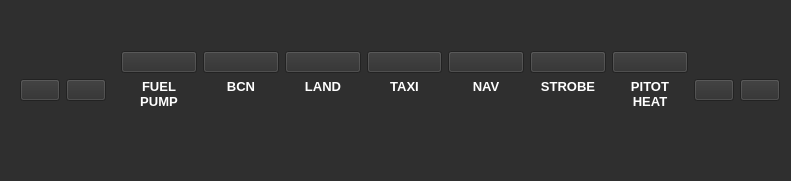
       <widget class="QWidget" name="toggleBoxWidget" native="true">
        <property name="geometry">
         <rect>
          <x>30</x>
          <y>300</y>
          <width>791</width>
          <height>181</height>
         </rect>
        </property>
        <property name="styleSheet">
         <string notr="true">background-color: rgb(47, 47, 47);</string>
        </property>
        <layout class="QHBoxLayout" name="horizontalLayout_6">
         <item>
          <widget class="QWidget" name="horizontalWidget_3" native="true">
           <property name="sizePolicy">
            <sizepolicy hsizetype="Preferred" vsizetype="Preferred">
             <horstretch>0</horstretch>
             <verstretch>0</verstretch>
            </sizepolicy>
           </property>
           <layout class="QHBoxLayout" name="horizontalLayout_9">
            <item>
             <widget class="QPushButton" name="pushButton_4">
              <property name="text">
               <string/>
              </property>
              <property name="icon">
               <iconset resource="Resources.qrc">
                <normaloff>:/images/batterySwitchOff.png</normaloff>
                <normalon>:/images/batterySwitch.png</normalon>:/images/batterySwitchOff.png</iconset>
              </property>
              <property name="iconSize">
               <size>
                <width>40</width>
                <height>100</height>
               </size>
              </property>
              <property name="checkable">
               <bool>true</bool>
              </property>
             </widget>
            </item>
            <item>
             <widget class="QPushButton" name="pushButton_2">
              <property name="text">
               <string/>
              </property>
              <property name="icon">
               <iconset resource="Resources.qrc">
                <normaloff>:/images/batterySwitchOff.png</normaloff>
                <normalon>:/images/batterySwitch.png</normalon>:/images/batterySwitchOff.png</iconset>
              </property>
              <property name="iconSize">
               <size>
                <width>40</width>
                <height>100</height>
               </size>
              </property>
              <property name="checkable">
               <bool>true</bool>
              </property>
             </widget>
            </item>
           </layout>
          </widget>
         </item>
         <item>
          <layout class="QVBoxLayout" name="verticalLayout_12">
           <property name="topMargin">
            <number>40</number>
           </property>
           <item>
            <widget class="QPushButton" name="btnFuelPump">
             <property name="text">
              <string/>
             </property>
             <property name="icon">
              <iconset resource="Resources.qrc">
               <normaloff>:/images/toggleDown.png</normaloff>
               <normalon>:/images/toggleUp.png</normalon>:/images/toggleDown.png</iconset>
             </property>
             <property name="iconSize">
              <size>
               <width>60</width>
               <height>60</height>
              </size>
             </property>
             <property name="checkable">
              <bool>true</bool>
             </property>
            </widget>
           </item>
           <item>
            <widget class="QLabel" name="label_14">
             <property name="sizePolicy">
              <sizepolicy hsizetype="Preferred" vsizetype="Preferred">
               <horstretch>7</horstretch>
               <verstretch>7</verstretch>
              </sizepolicy>
             </property>
             <property name="font">
              <font>
               <pointsize>10</pointsize>
               <weight>75</weight>
               <bold>true</bold>
              </font>
             </property>
             <property name="styleSheet">
              <string notr="true">color:#fff;</string>
             </property>
             <property name="text">
              <string>FUEL
PUMP</string>
             </property>
             <property name="alignment">
              <set>Qt::AlignHCenter|Qt::AlignTop</set>
             </property>
            </widget>
           </item>
          </layout>
         </item>
         <item>
          <layout class="QVBoxLayout" name="verticalLayout_11">
           <property name="topMargin">
            <number>40</number>
           </property>
           <item>
            <widget class="QPushButton" name="btnBcn">
             <property name="text">
              <string/>
             </property>
             <property name="icon">
              <iconset resource="Resources.qrc">
               <normaloff>:/images/toggleDown.png</normaloff>
               <normalon>:/images/toggleUp.png</normalon>:/images/toggleDown.png</iconset>
             </property>
             <property name="iconSize">
              <size>
               <width>60</width>
               <height>60</height>
              </size>
             </property>
             <property name="checkable">
              <bool>true</bool>
             </property>
            </widget>
           </item>
           <item>
            <widget class="QLabel" name="label_15">
             <property name="sizePolicy">
              <sizepolicy hsizetype="Preferred" vsizetype="Preferred">
               <horstretch>7</horstretch>
               <verstretch>7</verstretch>
              </sizepolicy>
             </property>
             <property name="font">
              <font>
               <pointsize>10</pointsize>
               <weight>75</weight>
               <bold>true</bold>
              </font>
             </property>
             <property name="styleSheet">
              <string notr="true">color:#fff;</string>
             </property>
             <property name="text">
              <string>BCN</string>
             </property>
             <property name="alignment">
              <set>Qt::AlignHCenter|Qt::AlignTop</set>
             </property>
            </widget>
           </item>
          </layout>
         </item>
         <item>
          <layout class="QVBoxLayout" name="verticalLayout_10">
           <property name="topMargin">
            <number>40</number>
           </property>
           <item>
            <widget class="QPushButton" name="btnLand">
             <property name="text">
              <string/>
             </property>
             <property name="icon">
              <iconset resource="Resources.qrc">
               <normaloff>:/images/toggleDown.png</normaloff>
               <normalon>:/images/toggleUp.png</normalon>:/images/toggleDown.png</iconset>
             </property>
             <property name="iconSize">
              <size>
               <width>60</width>
               <height>60</height>
              </size>
             </property>
             <property name="checkable">
              <bool>true</bool>
             </property>
            </widget>
           </item>
           <item>
            <widget class="QLabel" name="label_16">
             <property name="sizePolicy">
              <sizepolicy hsizetype="Preferred" vsizetype="Preferred">
               <horstretch>7</horstretch>
               <verstretch>7</verstretch>
              </sizepolicy>
             </property>
             <property name="font">
              <font>
               <pointsize>10</pointsize>
               <weight>75</weight>
               <bold>true</bold>
              </font>
             </property>
             <property name="styleSheet">
              <string notr="true">color:#fff;</string>
             </property>
             <property name="text">
              <string>LAND</string>
             </property>
             <property name="alignment">
              <set>Qt::AlignHCenter|Qt::AlignTop</set>
             </property>
            </widget>
           </item>
          </layout>
         </item>
         <item>
          <layout class="QVBoxLayout" name="verticalLayout_9">
           <property name="topMargin">
            <number>40</number>
           </property>
           <item>
            <widget class="QPushButton" name="btnTaxi">
             <property name="text">
              <string/>
             </property>
             <property name="icon">
              <iconset resource="Resources.qrc">
               <normaloff>:/images/toggleDown.png</normaloff>
               <normalon>:/images/toggleUp.png</normalon>:/images/toggleDown.png</iconset>
             </property>
             <property name="iconSize">
              <size>
               <width>60</width>
               <height>60</height>
              </size>
             </property>
             <property name="checkable">
              <bool>true</bool>
             </property>
            </widget>
           </item>
           <item>
            <widget class="QLabel" name="label_17">
             <property name="sizePolicy">
              <sizepolicy hsizetype="Preferred" vsizetype="Preferred">
               <horstretch>7</horstretch>
               <verstretch>7</verstretch>
              </sizepolicy>
             </property>
             <property name="font">
              <font>
               <pointsize>10</pointsize>
               <weight>75</weight>
               <bold>true</bold>
              </font>
             </property>
             <property name="styleSheet">
              <string notr="true">color:#fff;</string>
             </property>
             <property name="text">
              <string>TAXI</string>
             </property>
             <property name="alignment">
              <set>Qt::AlignHCenter|Qt::AlignTop</set>
             </property>
            </widget>
           </item>
          </layout>
         </item>
         <item>
          <layout class="QVBoxLayout" name="verticalLayout_8">
           <property name="topMargin">
            <number>40</number>
           </property>
           <item>
            <widget class="QPushButton" name="btnNav">
             <property name="text">
              <string/>
             </property>
             <property name="icon">
              <iconset resource="Resources.qrc">
               <normaloff>:/images/toggleDown.png</normaloff>
               <normalon>:/images/toggleUp.png</normalon>:/images/toggleDown.png</iconset>
             </property>
             <property name="iconSize">
              <size>
               <width>60</width>
               <height>60</height>
              </size>
             </property>
             <property name="checkable">
              <bool>true</bool>
             </property>
            </widget>
           </item>
           <item>
            <widget class="QLabel" name="label_18">
             <property name="sizePolicy">
              <sizepolicy hsizetype="Preferred" vsizetype="Preferred">
               <horstretch>7</horstretch>
               <verstretch>7</verstretch>
              </sizepolicy>
             </property>
             <property name="font">
              <font>
               <pointsize>10</pointsize>
               <weight>75</weight>
               <bold>true</bold>
              </font>
             </property>
             <property name="styleSheet">
              <string notr="true">color:#fff;</string>
             </property>
             <property name="text">
              <string>NAV</string>
             </property>
             <property name="alignment">
              <set>Qt::AlignHCenter|Qt::AlignTop</set>
             </property>
            </widget>
           </item>
          </layout>
         </item>
         <item>
          <layout class="QVBoxLayout" name="verticalLayout_13">
           <property name="topMargin">
            <number>40</number>
           </property>
           <item>
            <widget class="QPushButton" name="btnStrobe">
             <property name="text">
              <string/>
             </property>
             <property name="icon">
              <iconset resource="Resources.qrc">
               <normaloff>:/images/toggleDown.png</normaloff>
               <normalon>:/images/toggleUp.png</normalon>:/images/toggleDown.png</iconset>
             </property>
             <property name="iconSize">
              <size>
               <width>60</width>
               <height>60</height>
              </size>
             </property>
             <property name="checkable">
              <bool>true</bool>
             </property>
            </widget>
           </item>
           <item>
            <widget class="QLabel" name="label_19">
             <property name="sizePolicy">
              <sizepolicy hsizetype="Preferred" vsizetype="Preferred">
               <horstretch>7</horstretch>
               <verstretch>7</verstretch>
              </sizepolicy>
             </property>
             <property name="font">
              <font>
               <pointsize>10</pointsize>
               <weight>75</weight>
               <bold>true</bold>
              </font>
             </property>
             <property name="styleSheet">
              <string notr="true">color:#fff;</string>
             </property>
             <property name="text">
              <string>STROBE</string>
             </property>
             <property name="alignment">
              <set>Qt::AlignHCenter|Qt::AlignTop</set>
             </property>
            </widget>
           </item>
          </layout>
         </item>
         <item>
          <layout class="QVBoxLayout" name="verticalLayout_6">
           <property name="topMargin">
            <number>40</number>
           </property>
           <item>
            <widget class="QPushButton" name="btnPitotHeat">
             <property name="text">
              <string/>
             </property>
             <property name="icon">
              <iconset resource="Resources.qrc">
               <normaloff>:/images/toggleDown.png</normaloff>
               <normalon>:/images/toggleUp.png</normalon>:/images/toggleDown.png</iconset>
             </property>
             <property name="iconSize">
              <size>
               <width>60</width>
               <height>60</height>
              </size>
             </property>
             <property name="checkable">
              <bool>true</bool>
             </property>
            </widget>
           </item>
           <item>
            <widget class="QLabel" name="label_20">
             <property name="sizePolicy">
              <sizepolicy hsizetype="Preferred" vsizetype="Preferred">
               <horstretch>7</horstretch>
               <verstretch>7</verstretch>
              </sizepolicy>
             </property>
             <property name="font">
              <font>
               <pointsize>10</pointsize>
               <weight>75</weight>
               <bold>true</bold>
              </font>
             </property>
             <property name="styleSheet">
              <string notr="true">color:#fff;</string>
             </property>
             <property name="text">
              <string>PITOT 
HEAT</string>
             </property>
             <property name="alignment">
              <set>Qt::AlignHCenter|Qt::AlignTop</set>
             </property>
            </widget>
           </item>
          </layout>
         </item>
         <item>
          <layout class="QHBoxLayout" name="horizontalLayout_10">
           <item>
            <widget class="QPushButton" name="pushButton_5">
             <property name="text">
              <string/>
             </property>
             <property name="icon">
              <iconset resource="Resources.qrc">
               <normaloff>:/images/avionicsSwitchOn.png</normaloff>
               <normalon>:/images/avionicsSwitchOff.png</normalon>:/images/avionicsSwitchOn.png</iconset>
             </property>
             <property name="iconSize">
              <size>
               <width>40</width>
               <height>100</height>
              </size>
             </property>
             <property name="checkable">
              <bool>true</bool>
             </property>
            </widget>
           </item>
           <item>
            <widget class="QPushButton" name="pushButton_6">
             <property name="text">
              <string/>
             </property>
             <property name="icon">
              <iconset resource="Resources.qrc">
               <normaloff>:/images/avionicsSwitchOn.png</normaloff>
               <normalon>:/images/avionicsSwitchOff.png</normalon>:/images/avionicsSwitchOn.png</iconset>
             </property>
             <property name="iconSize">
              <size>
               <width>40</width>
               <height>100</height>
              </size>
             </property>
             <property name="checkable">
              <bool>true</bool>
             </property>
            </widget>
           </item>
          </layout>
         </item>
        </layout>
       </widget>
